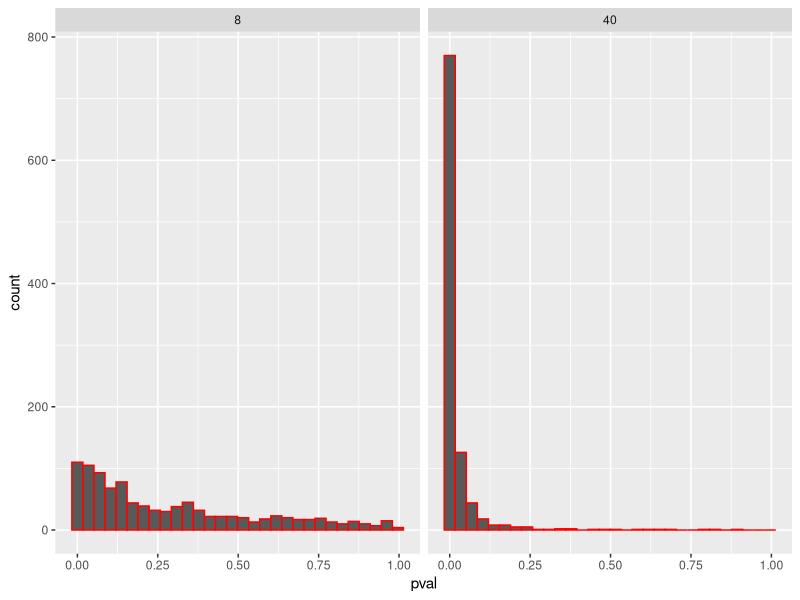
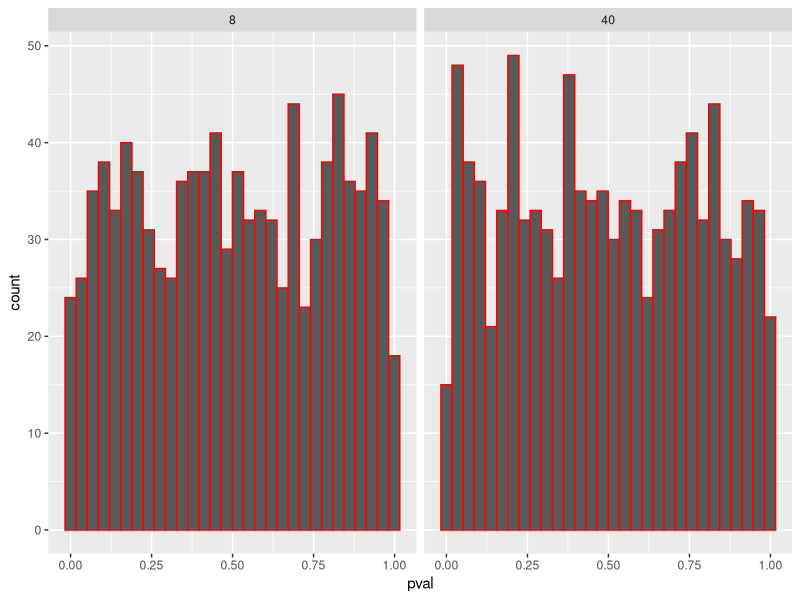

These charts were generated, in order, by the following R code:
## ---- chunk 1
#| code-fold: true
#| message: false
#| warning: false

library(tidyverse)

# Muliggjør reproduksjon av resultater
set.seed(1)

# Simuler en populajson
population <- rnorm(1000000, mean = 1.5, sd = 3)

# Lag en studie med et utvalg på 8 hvor den avhengige variabelen heter y
samp1 <- data.frame(y = sample(population, 8, replace = FALSE))

# Lag en studie med et utvalg på 40 hvor den avhengige variabelen heter y
samp2 <- data.frame(y = sample(population, 40, replace = FALSE))

# Lag en lineær modell fra utvalg 1 og lagre den som m1
m1 <- lm(y ~ 1, data = samp1)
# Lag en lineær modell fra utvalg 2 og lagre den som m2
m2 <- lm(y ~ 1, data = samp2)



est_8 <- coef(m1)[1]
est_40 <- coef(m2)[1]




## ---- chunk 2
#| code-fold: true
#| message: false
#| warning: false

set.seed(1)
# Create data frames to store the model estimates
results_8 <- data.frame(estimate = rep(NA, 1000), 
                      se = rep(NA, 1000), 
                      pval = rep(NA, 1000), 
                      n = 8)  

results_40 <- data.frame(estimate = rep(NA, 1000), 
                      se = rep(NA, 1000), 
                      pval = rep(NA, 1000), 
                      n = 40)

# A for loop used to sample 1000 studies, each iteration (i) will draw a new sample
# from the population. 

for(i in 1:1000) {
  
  # Draw a sample 
  samp1 <- data.frame(y = sample(population, 8, replace = FALSE))
  samp2 <- data.frame(y = sample(population, 40, replace = FALSE))

  # Model the data
  m1 <- lm(y ~ 1, data = samp1)
  m2 <- lm(y ~ 1, data = samp2)
  
  # Extract values from the models
  results_8[i, 1] <- coef(summary(m1))[1, 1]
  results_8[i, 2] <- coef(summary(m1))[1, 2]
  results_8[i, 3] <- coef(summary(m1))[1, 4]

  results_40[i, 1] <- coef(summary(m2))[1, 1]
  results_40[i, 2] <- coef(summary(m2))[1, 2]
  results_40[i, 3] <- coef(summary(m2))[1, 4]
  
  
}


# Save the results in a combined data frame

results <- bind_rows(results_8, results_40)

# Utregning standardavvik av estimert gjennomsnitt
sd_res_8 <- sd(results_8$estimate)
sd_res_40 <- sd(results_40$estimate)

# Utregning gjennomsnitt av standardfeil
se_mean_8 <- mean(results_8$se)
se_mean_40 <- mean(results_40$se)




## ---- chunk 3
#| code-fold: true
#| message: false
#| warning: false

# Example code for copy and paste

# A two facets histogram can be created with ggplot2
results %>%
  ggplot(aes(pval)) + 
  geom_histogram(color = "red") +
  facet_wrap(~ n)


# Count the proportion of tests below a certain p-value for each 
results %>%
  filter(pval < 0.05) %>%
  group_by(n) %>%
  summarise(sig_results = n()/1000)




## ---- chunk 4
#| code-fold: true
#| message: false
#| warning: false
n_sig_8 <- results %>% 
  filter(pval < 0.05) %>% 
  filter(n != 40) %>% 
  nrow()

n_sig_40 <- results %>% 
  filter(pval < 0.05) %>% 
  filter(n == 40) %>% 
  nrow()
## ---- chunk 5
#| code-fold: true
#| message: false
#| warning: false

library(pwr)

pwr_40 <- pwr.t.test(n = 40, sig.level = 0.05, d = 1.5/3, type = "one.sample")
pwr_8 <- pwr.t.test(n = 8, sig.level = 0.05, d= 1.5/3, type = "one.sample")

numeric_pwr_40 <- pwr_40[["power"]]
pwr_pros_40 <- numeric_pwr_40 * 100

numeric_pwr_8 <- pwr_8[["power"]]
pwr_pros_8 <- numeric_pwr_8 * 100
## ---- chunk 6
#| code-fold: true
#| message: false
#| warning: false
set.seed(1)

population <- rnorm(1000000, mean = 0, sd = 3)


# Create data frames to store the model estimates
results_8 <- data.frame(estimate = rep(NA, 1000), 
                      se = rep(NA, 1000), 
                      pval = rep(NA, 1000), 
                      n = 8)  

results_40 <- data.frame(estimate = rep(NA, 1000), 
                      se = rep(NA, 1000), 
                      pval = rep(NA, 1000), 
                      n = 40)

# A for loop used to sample 1000 studies, each iteration (i) will draw a new sample
# from the population. 

for(i in 1:1000) {
  
  # Draw a sample 
  samp1 <- data.frame(y = sample(population, 8, replace = FALSE))
  samp2 <- data.frame(y = sample(population, 40, replace = FALSE))

  # Model the data
  m1 <- lm(y ~ 1, data = samp1)
  m2 <- lm(y ~ 1, data = samp2)

  # Extract values from the models
  results_8[i, 1] <- coef(summary(m1))[1, 1]
  results_8[i, 2] <- coef(summary(m1))[1, 2]
  results_8[i, 3] <- coef(summary(m1))[1, 4]

  results_40[i, 1] <- coef(summary(m2))[1, 1]
  results_40[i, 2] <- coef(summary(m2))[1, 2]
  results_40[i, 3] <- coef(summary(m2))[1, 4]
  
  
}


# Save the results in a combined data frame

results_null <- bind_rows(results_8, results_40)

false_positive_resnull <- sum(results_null$pval <0.05)

results_null %>%
  ggplot(aes(pval)) + 
  geom_histogram(color = "red") +
  facet_wrap(~ n)

n_sig_rnull_40 <- results_null %>% 
  filter(pval < 0.05) %>% 
  filter(n == 40) %>% 
  nrow()

n_sig_rnull_8 <- results_null %>% 
  filter(pval < 0.05) %>% 
  filter(n != 40) %>% 
  nrow()
